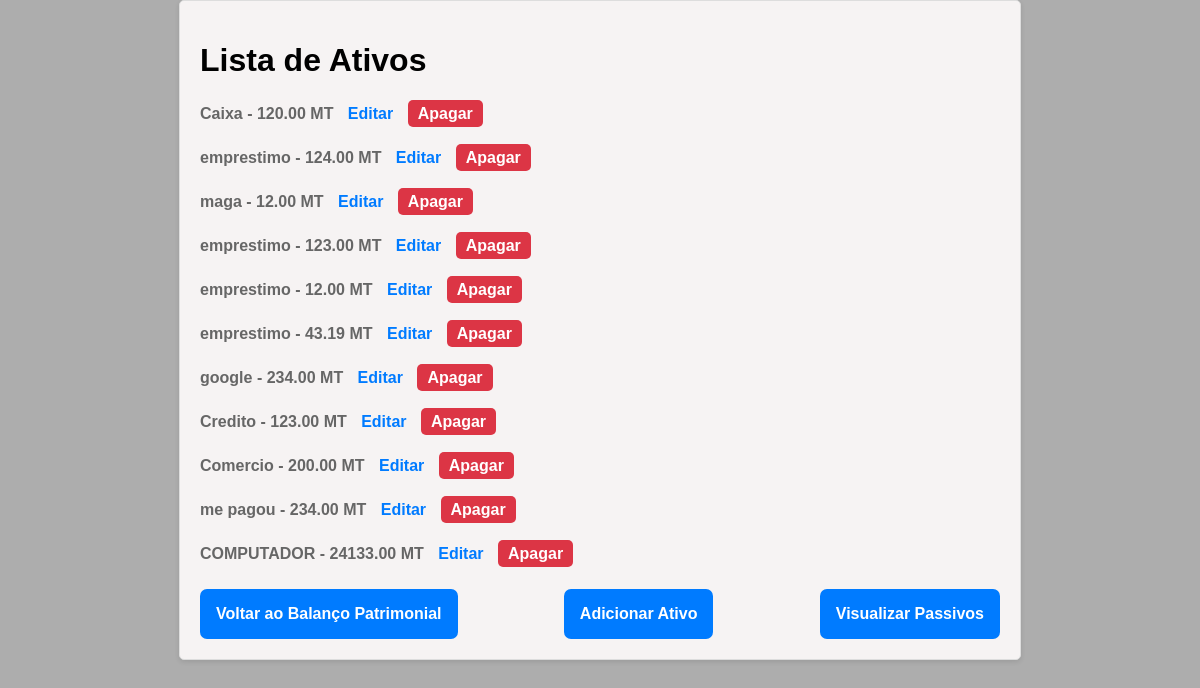
/ativos/, run on an earlier commit of the app's database.
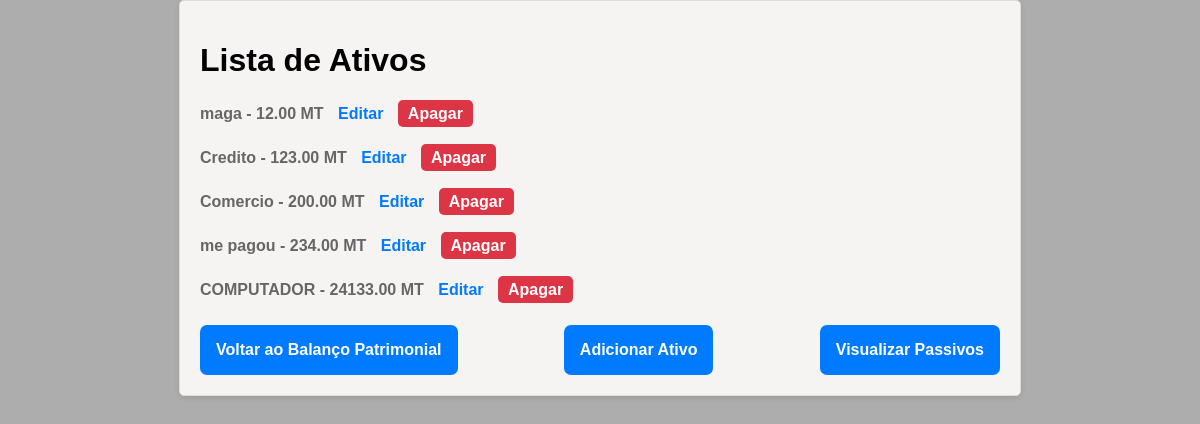
And on a later commit of the database.
### balanco/models.py (models this page shows)
class Ativo(models.Model):
    nome = models.CharField(max_length=100)
    valor = models.DecimalField(max_digits=10, decimal_places=2)

### balanco/views.py (the view)
# urls.py: path('ativos/', views.ativos_listagem, name='ativos_listagem'),
def ativos_listagem(request):
    ativos = Ativo.objects.all()
    return render(request, 'balanco/ativos_listagem.html', {'ativos': ativos})

### balanco/templates/balanco/ativos_listagem.html (shortened to what this page needs)
{% load static %}
<!DOCTYPE html>
<html>
<head>
    <link rel="stylesheet" href="{% static 'css/styleViews.css' %}">
</head>
<body>
    <div class="container">
    <h1>Lista de Ativos</h1>
    <ul>
        {% for ativo in ativos %}
    <p>
        {{ ativo.nome }} -  {{ ativo.valor }} MT
        <a href="{% url 'editar_ativo' ativo.id %}">Editar</a>
        <a id="apagar" href="{% url 'apagar_ativo' ativo.id %}">Apagar</a>
    </p>
{% endfor %}
    </ul>
<div class="botoes">
    <a class="voltar" href="{% url 'balanco_patrimonial' %}">Voltar ao Balanço Patrimonial</a>
    <a class="voltar" href="{% url 'adicionar_ativo' %}" class="link">Adicionar Ativo</a>
    <a class="voltar" href="{% url 'passivos_listagem' %}" class="link">Visualizar Passivos</a>
</div>
</div>
</body>
</html>

### balanco/static/css/styleViews.css (style rules this page uses)
body { font-family: Arial, sans-serif; background-color: #adadad; margin: 0; padding: 0; }
.container { max-width: 800px; margin: 0 auto; padding: 20px; background-color: #fff; border: 1px solid #ddd; border-radius: 5px; box-shadow: 0 2px 5px rgba(178, 175, 175, 0.1); }
ul { list-style-type: none; padding: 0; }
ul p { color: #666; margin-top: 26px; font-weight: bold; }
ul a { margin-left: 10px; text-decoration: none; color: #007bff; margin-top: 20px; }
#apagar { background-color: #dc3545; color: #fff; border: none; padding: 5px 10px; border-radius: 5px; cursor: pointer; }
.botoes { display: flex; flex-wrap: wrap; justify-content: space-between; }
.voltar { background: #007bff; padding: 16px; border-radius: 7px; font-size: 16px; font-weight: bold; display: block; text-align: center; text-decoration: none; color: white; margin-top: 10px; }
.container { max-width: 800px; margin: 0 auto; padding: 20px; background: #f6f3f3; border: 1px solid #ddd; border-radius: 5px; box-shadow: 0 2px 5px rgba(0, 0, 0, 0.1); }

What changed in the data, as far as the page shows it:
removed Ativo: nome "Caixa", valor "120.00"
removed Ativo: nome "emprestimo", valor "124.00"
removed Ativo: nome "emprestimo", valor "123.00"
removed Ativo: nome "emprestimo", valor "12.00"
removed Ativo: nome "emprestimo", valor "43.19"
removed Ativo: nome "google", valor "234.00"
